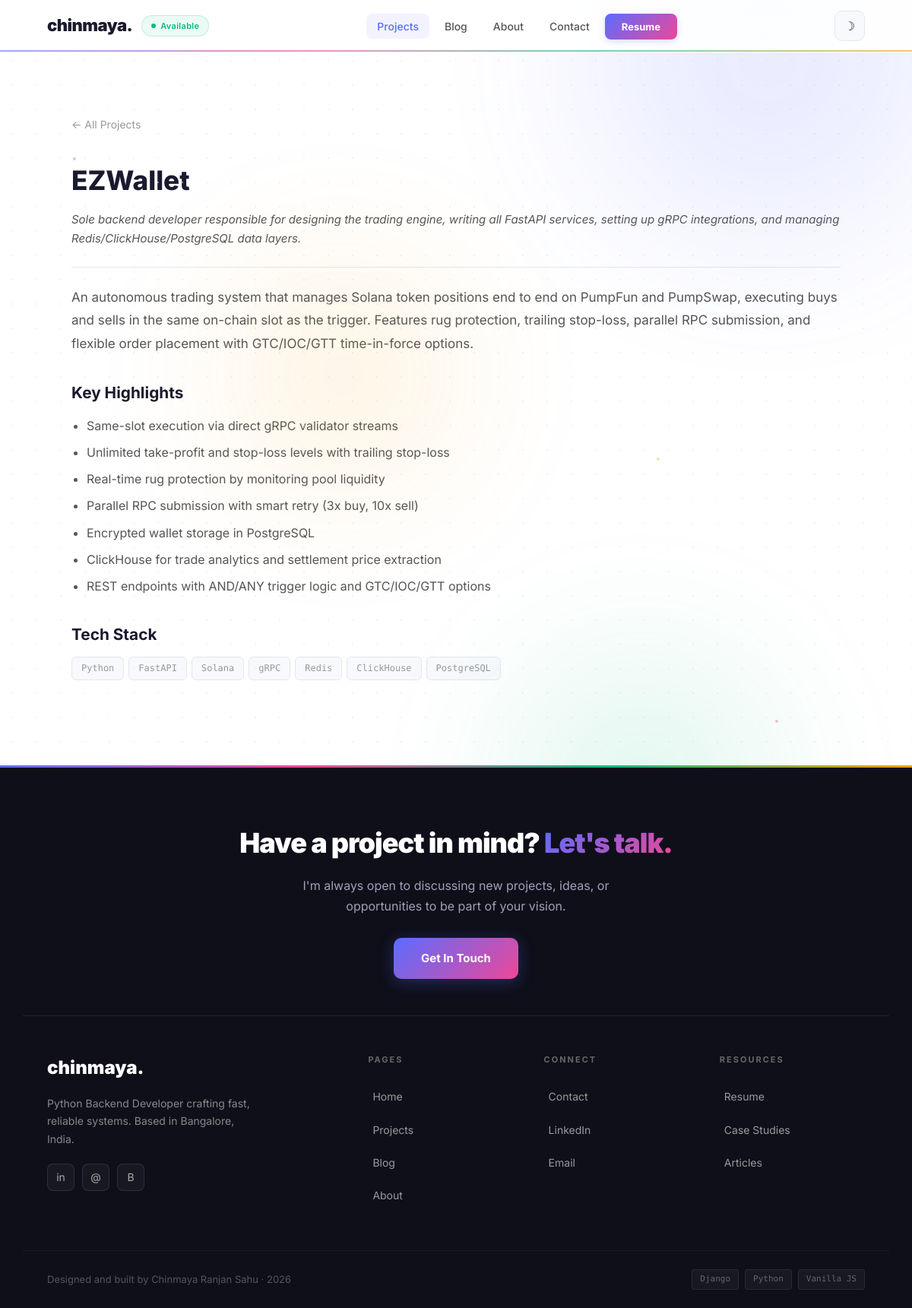
Page /projects/ezwallet/ on the committed database.
### projects/models.py (models this page shows, shortened)
class Project(models.Model):
    title = models.CharField(max_length=200)
    slug = models.SlugField(unique=True)
    subtitle = models.CharField(max_length=300, blank=True)
    description = models.TextField()
    role = models.CharField(max_length=300, blank=True)
    tech_stack = models.CharField(max_length=500, help_text="Comma-separated")
    highlights = models.TextField(blank=True, help_text="One per line")
    order = models.IntegerField(default=0)
    created = models.DateTimeField(auto_now_add=True)
    class Meta:
        ordering = ['order']
    def tech_list(self):
        return [t.strip() for t in self.tech_stack.split(',') if t.strip()]
    def highlight_list(self):
        return [h.strip() for h in self.highlights.split('\n') if h.strip()]

### projects/views.py (the view)
# urls.py: path('projects/<slug:slug>/', project_views.project_detail, name='project_detail'),
def project_detail(request, slug):
    project = get_object_or_404(Project, slug=slug)
    return render(request, 'projects/detail.html', {'project': project})

### templates/projects/detail.html (shortened to what this page needs)
{% extends 'base/layout.html' %}
{% block content %}
<div class="container">
  <section class="project-detail">
    <a href="{% url 'project_list' %}" class="back-link">&larr; All Projects</a>
    <h1>{{ project.title }}</h1>
    <p class="project-meta">{{ project.role }}</p>
    <div class="project-body">
      <p style="font-size:17px;color:var(--text-secondary);line-height:1.8;margin-bottom:32px;">{{ project.description }}</p>
      {% if project.highlight_list %}
      <h3>Key Highlights</h3>
      <ul>
        {% for h in project.highlight_list %}
        <li>{{ h }}</li>
        {% endfor %}
      </ul>
      {% endif %}
      <h3>Tech Stack</h3>
      <div class="tech-tags" style="margin-bottom:32px;">
        {% for t in project.tech_list %}
        <span class="tech-tag">{{ t }}</span>
        {% endfor %}
      </div>
    </div>
  </section>
</div>
{% endblock %}

### static/css/style.css (style rules this page uses)
:root { --bg: #ffffff; --bg-alt: #f8f9fc; --bg-hero: linear-gradient(135deg, #667eea 0%, #764ba2 100%); --text: #1a1a2e; --text-secondary: #555; --text-muted: #999; --text-on-dark: #fff; --accent: #5b6cff; --accent-hover: #4a58e0; --accent-light: rgba(91, 108, 255, 0.08); --accent-glow: rgba(91, 108, 255, 0.15); --accent-pink: #ec4899; --accent-green: #10b981; --accent-orange: #f59e0b; --green: #10b981; --border: #e5e7eb; --card-bg: #ffffff; --code-bg: #1e1e2e; --shadow-sm: 0 1px 3px rgba(0,0,0,0.06); --shadow-md: 0 4px 20px rgba(0,0,0,0.08); --shadow-lg: 0 10px 40px rgba(0,0,0,0.1); --shadow-card: 0 2px 8px rgba(0,0,0,0.04); --radius: 12px; --radius-lg: 16px; --font: 'Inter', system-ui, -apple-system, sans-serif; --mono: 'Fira Code', monospace; --transition: 0.3s ease; --content-w: 1140px; --narrow-w: 720px; }
*, *::before, *::after { box-sizing: border-box; margin: 0; padding: 0; }
html { scroll-behavior: smooth; }
body { font-family: var(--font); background: var(--bg); color: var(--text); font-size: 17px; line-height: 1.7; transition: background var(--transition), color var(--transition); -webkit-font-smoothing: antialiased; position: relative; }
body::before { content: ''; position: fixed; top: 0; left: 0; right: 0; bottom: 0; background-image: radial-gradient(circle, var(--border) 1px, transparent 1px); background-size: 32px 32px; opacity: 0.5; pointer-events: none; z-index: 0; }
a { color: var(--accent); text-decoration: none; transition: color var(--transition); }
.container { max-width: var(--content-w); margin: 0 auto; padding: 0 32px; }
.tech-tags { display: flex; flex-wrap: wrap; gap: 6px; }
.tech-tag { font-size: 12px; font-family: var(--mono); color: var(--text-muted); background: var(--bg-alt); padding: 4px 12px; border-radius: 6px; border: 1px solid var(--border); transition: all var(--transition); }
.project-detail { padding: 80px 32px; }
.project-detail h1 { font-size: 2.2rem; font-weight: 800; margin-bottom: 8px; }
.project-meta { color: var(--text-secondary); font-size: 15px; font-style: italic; margin-bottom: 24px; padding-bottom: 24px; border-bottom: 1px solid var(--border); }
.project-body h3 { font-size: 1.3rem; font-weight: 700; margin: 32px 0 12px; }
.project-body ul { padding-left: 20px; margin-bottom: 24px; }
.project-body li { font-size: 16px; color: var(--text-secondary); margin-bottom: 8px; line-height: 1.7; }
.back-link { font-size: 14px; color: var(--text-muted); display: inline-flex; align-items: center; gap: 6px; margin-bottom: 32px; transition: all var(--transition); }

### rows in the picture
Project: title "EZWallet", role "Sole backend developer responsible for designing the trading engine, writing all FastAPI services, setting up gRPC integrations, and managing Redis/ClickHouse/PostgreSQL data layers.", description "An autonomous trading system that manages Solana token positions end to end on PumpFun and PumpSwap, executing buys and sells in the same on-chain slot as the trigger. Features rug protection, trailing stop-loss, parallel RPC submission, and flexible order placement with GTC/IOC/GTT time-in-force options."

### other values in the picture
{{ h }} "Same-slot execution via direct gRPC validator streams" "Unlimited take-profit and stop-loss levels with trailing stop-loss" "Real-time rug protection by monitoring pool liquidity" "Parallel RPC submission with smart retry (3x buy, 10x sell)" "Encrypted wallet storage in PostgreSQL" "ClickHouse for trade analytics and settlement price extraction" "REST endpoints with AND/ANY trigger logic and GTC/IOC/GTT options"
{{ t }} "Python" "FastAPI" "Solana" "gRPC" "Redis" "ClickHouse" "PostgreSQL"
